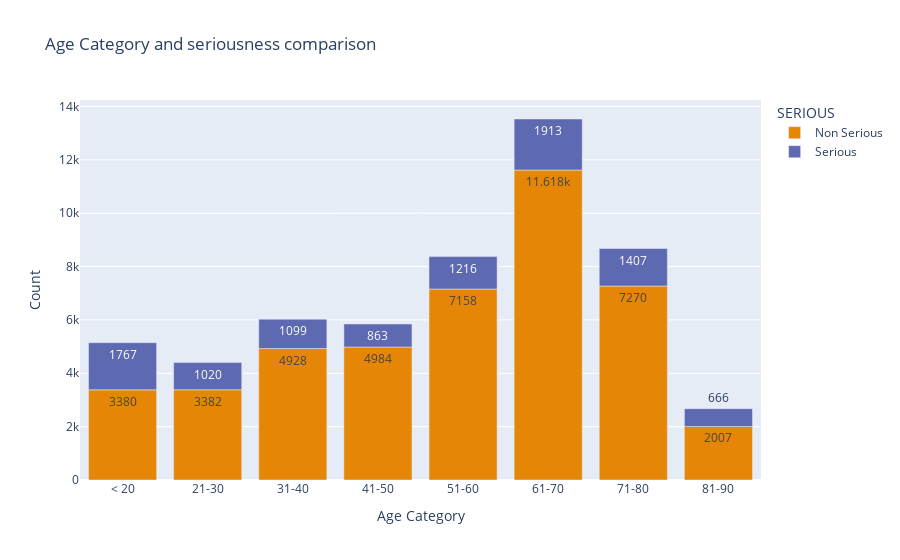

The code cell stored with this chart in its notebook:
### Code cell
age_serious_group = (age_serious.groupby(['AGE_CATEGORY', 'SERIOUS']).size() 
   .reset_index(name='count'))

# Sort the DataFrame by AGE_CATEGORY
age_serious_group['AGE_CATEGORY'] = pd.Categorical(age_serious_group['AGE_CATEGORY'], categories=group, ordered=True)
age_serious_group = age_serious_group.sort_values('AGE_CATEGORY')

# Create the plot
fig = px.bar(age_serious_group, x="AGE_CATEGORY", y="count", color="SERIOUS", 
             text_auto=True,
             color_discrete_sequence=px.colors.qualitative.Vivid,
             title="Age Category and seriousness comparison")
fig.update_layout(
    template="plotly",
    xaxis=dict(title_text="Age Category"),
    yaxis=dict(title_text="Count")
)
fig.show()

### Figure 1 — Plotly figure (JSON) as saved in the notebook; plotly's stock layout.template omitted (floating-point values rounded to 4 significant figures)
{"data": [{"alignmentgroup": "True", "hovertemplate": "SERIOUS=Non Serious<br>AGE_CATEGORY=%{x}<br>count=%{y}<extra></extra>", "legendgroup": "Non Serious", "marker": {"color": "rgb(229, 134, 6)", "pattern": {"shape": ""}}, "name": "Non Serious", "offsetgroup": "Non Serious", "orientation": "v", "showlegend": true, "textposition": "auto", "texttemplate": "%{y}", "type": "bar", "x": ["< 20", "21-30", "31-40", "41-50", "51-60", "61-70", "71-80", "81-90"], "xaxis": "x", "y": [3380, 3382, 4928, 4984, 7158, 11618, 7270, 2007], "yaxis": "y"}, {"alignmentgroup": "True", "hovertemplate": "SERIOUS=Serious<br>AGE_CATEGORY=%{x}<br>count=%{y}<extra></extra>", "legendgroup": "Serious", "marker": {"color": "rgb(93, 105, 177)", "pattern": {"shape": ""}}, "name": "Serious", "offsetgroup": "Serious", "orientation": "v", "showlegend": true, "textposition": "auto", "texttemplate": "%{y}", "type": "bar", "x": ["< 20", "21-30", "31-40", "41-50", "51-60", "61-70", "71-80", "81-90"], "xaxis": "x", "y": [1767, 1020, 1099, 863, 1216, 1913, 1407, 666], "yaxis": "y"}], "layout": {"autosize": true, "barmode": "relative", "legend": {"title": {"text": "SERIOUS"}, "tracegroupgap": 0}, "title": {"text": "Age Category and seriousness comparison"}, "xaxis": {"anchor": "y", "autorange": true, "domain": [0, 1], "range": [-0.5, 7.5], "title": {"text": "Age Category"}, "type": "category"}, "yaxis": {"anchor": "x", "autorange": true, "domain": [0, 1], "range": [0, 14240.0], "title": {"text": "Count"}, "type": "linear"}}}
